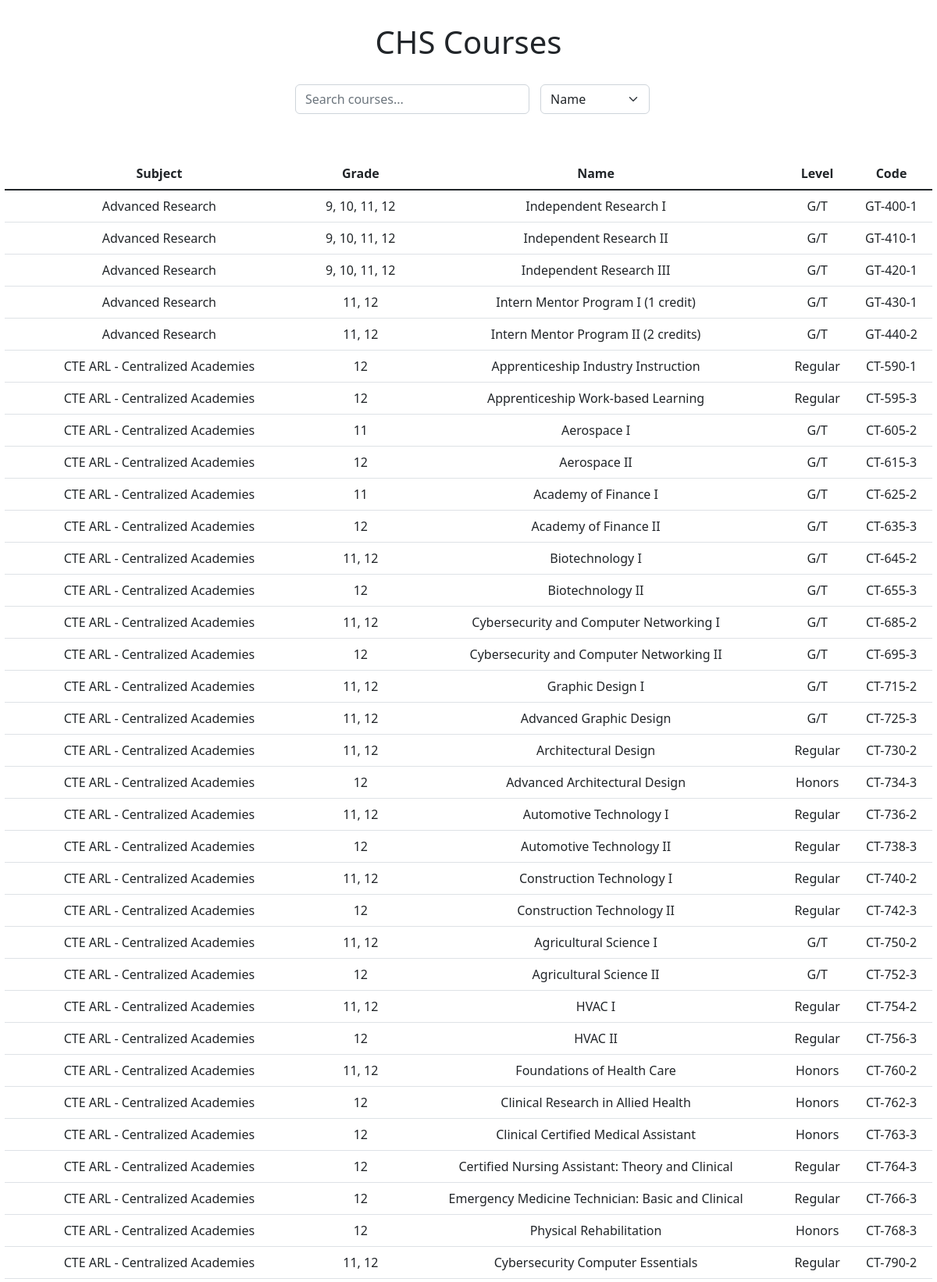
The page / (upper part) on the database its author committed.
### tables this page shows
CREATE TABLE 'chs_catalog' ('id' INTEGER NOT NULL DEFAULT 0 , 'subject' TEXT, 'grade' TEXT, 'name' TEXT, 'level' TEXT, 'code' TEXT NOT NULL, PRIMARY KEY ('id', 'code'));

### app.py (the view)
@app.route("/")
def home_page():
    conn = sqlite3.connect("courses.db")
    cursor = conn.cursor()
    cursor.execute("SELECT * FROM chs_catalog")
    rows = cursor.fetchall()
    course_catalog = {row[0]: (row[1], row[2], row[3], row[4], row[5]) for row in rows}
    conn.close()
    return render_template(
        "home_page.html", results=course_catalog, total=range(len(course_catalog))
    )

### templates/home_page.html (shortened to what this page needs)
<!DOCTYPE html>
<html lang="en">
    <head>
        <link href="/static/styles.css" rel="stylesheet">
        <link href="https://cdn.jsdelivr.net/npm/bootstrap@5.1.3/dist/css/bootstrap.min.css" rel="stylesheet">
        <link href="https://cdn.jsdelivr.net/npm/bootstrap@5.2.3/dist/css/bootstrap.min.css" rel="stylesheet">
        <link rel="stylesheet" href="https://unpkg.com/bootstrap-table@1.22.2/dist/bootstrap-table.min.css">
    </head>
    <body>
        <div id="header">
            <h1>CHS Courses</h1>
        </div>
        <div id="searchDiv">
            <input onpaste="return false" onkeyup="completeSearch()" type="text" id="searchInput" autocomplete="off" class="form-control" type="text" placeholder="Search courses...">
            <div class="mb-3" id="select">
                <select class="form-select" onchange="completeSearch()" id="categorySelect" name="category">
                    <option selected>Name</option>
                </select>
            </div>
        </div>
        <div id="display">
            <table class="table table-hover" id="courseTable" data-toggle="table" data-sort-name="0" data-sort-order="asc">
                <thead>
                    <tr>
                        <th data-sortable="true" scope="col">Subject</th>
                        <th data-sortable="true" scope="col">Grade</th>
                        <th data-sortable="true" scope="col">Name</th>
                        <th data-sortable="true" scope="col">Level</th>
                        <th data-sortable="true" scope="col">Code</th>
                    </tr>
                </thead>
                <tbody>
                    {% for i in total %}
                    <tr>
                        <td>{{ results[i][0] }}</td>
                        <td>{{ results[i][1] }}</td>
                        <td>{{ results[i][2] }}</td>
                        <td>{{ results[i][3] }}</td>
                        <td>{{ results[i][4] }}</td>
                    </tr>
                    {% endfor %}
                </tbody>
            </table>
        </div>
    </body>
</html>

### static/styles.css (style rules this page uses)
#header { text-align: center; margin-top: 30px; margin-bottom: 10px; }
#searchInput { display: inline-block; margin-top: 20px; width: 300px; }
#searchDiv { text-align: center; }
#searchDiv>* { margin-left: 10px; }
#select { display: inline-block; margin-top: 20px; width: 140px; }
#courseTable { text-align: center; overflow: hidden; margin-top: 40px; }
#display { width: 99%; margin-left: auto; margin-right: auto; margin-bottom: 30px; }
#categorySelect { outline: none; }

### rows shown on the page
chs_catalog: subject "Advanced Research", grade "9, 10, 11, 12", name "Independent Research I", level "G/T", code "GT-400-1"
chs_catalog: subject "Advanced Research", grade "9, 10, 11, 12", name "Independent Research II", level "G/T", code "GT-410-1"
chs_catalog: subject "Advanced Research", grade "9, 10, 11, 12", name "Independent Research III", level "G/T", code "GT-420-1"
chs_catalog: subject "Advanced Research", grade "11, 12", name "Intern Mentor Program I (1 credit)", level "G/T", code "GT-430-1"
chs_catalog: subject "Advanced Research", grade "11, 12", name "Intern Mentor Program II (2 credits)", level "G/T", code "GT-440-2"
chs_catalog: subject "CTE ARL - Centralized Academies", grade "12", name "Apprenticeship Industry Instruction", level "Regular", code "CT-590-1"
chs_catalog: subject "CTE ARL - Centralized Academies", grade "12", name "Apprenticeship Work-based Learning", level "Regular", code "CT-595-3"
chs_catalog: subject "CTE ARL - Centralized Academies", grade "11", name "Aerospace I", level "G/T", code "CT-605-2"
chs_catalog: subject "CTE ARL - Centralized Academies", grade "12", name "Aerospace II", level "G/T", code "CT-615-3"
chs_catalog: subject "CTE ARL - Centralized Academies", grade "11", name "Academy of Finance I", level "G/T", code "CT-625-2"
chs_catalog: subject "CTE ARL - Centralized Academies", grade "12", name "Academy of Finance II", level "G/T", code "CT-635-3"
chs_catalog: subject "CTE ARL - Centralized Academies", grade "11, 12", name "Biotechnology I", level "G/T", code "CT-645-2"
chs_catalog: subject "CTE ARL - Centralized Academies", grade "12", name "Biotechnology II", level "G/T", code "CT-655-3"
chs_catalog: subject "CTE ARL - Centralized Academies", grade "11, 12", name "Cybersecurity and Computer Networking I", level "G/T", code "CT-685-2"
chs_catalog: subject "CTE ARL - Centralized Academies", grade "12", name "Cybersecurity and Computer Networking II", level "G/T", code "CT-695-3"
chs_catalog: subject "CTE ARL - Centralized Academies", grade "11, 12", name "Graphic Design I", level "G/T", code "CT-715-2"
chs_catalog: subject "CTE ARL - Centralized Academies", grade "11, 12", name "Advanced Graphic Design", level "G/T", code "CT-725-3"
chs_catalog: subject "CTE ARL - Centralized Academies", grade "11, 12", name "Architectural Design", level "Regular", code "CT-730-2"
chs_catalog: subject "CTE ARL - Centralized Academies", grade "12", name "Advanced Architectural Design", level "Honors", code "CT-734-3"
chs_catalog: subject "CTE ARL - Centralized Academies", grade "11, 12", name "Automotive Technology I", level "Regular", code "CT-736-2"
chs_catalog: subject "CTE ARL - Centralized Academies", grade "12", name "Automotive Technology II", level "Regular", code "CT-738-3"
chs_catalog: subject "CTE ARL - Centralized Academies", grade "11, 12", name "Construction Technology I", level "Regular", code "CT-740-2"
chs_catalog: subject "CTE ARL - Centralized Academies", grade "12", name "Construction Technology II", level "Regular", code "CT-742-3"
chs_catalog: subject "CTE ARL - Centralized Academies", grade "11, 12", name "Agricultural Science I", level "G/T", code "CT-750-2"
chs_catalog: subject "CTE ARL - Centralized Academies", grade "12", name "Agricultural Science II", level "G/T", code "CT-752-3"
chs_catalog: subject "CTE ARL - Centralized Academies", grade "11, 12", name "HVAC I", level "Regular", code "CT-754-2"
chs_catalog: subject "CTE ARL - Centralized Academies", grade "12", name "HVAC II", level "Regular", code "CT-756-3"
chs_catalog: subject "CTE ARL - Centralized Academies", grade "11, 12", name "Foundations of Health Care", level "Honors", code "CT-760-2"
chs_catalog: subject "CTE ARL - Centralized Academies", grade "12", name "Clinical Research in Allied Health", level "Honors", code "CT-762-3"
chs_catalog: subject "CTE ARL - Centralized Academies", grade "12", name "Clinical Certified Medical Assistant", level "Honors", code "CT-763-3"
chs_catalog: subject "CTE ARL - Centralized Academies", grade "12", name "Certified Nursing Assistant: Theory and Clinical", level "Regular", code "CT-764-3"
chs_catalog: subject "CTE ARL - Centralized Academies", grade "12", name "Emergency Medicine Technician: Basic and Clinical", level "Regular", code "CT-766-3"
chs_catalog: subject "CTE ARL - Centralized Academies", grade "12", name "Physical Rehabilitation", level "Honors", code "CT-768-3"
chs_catalog: subject "CTE ARL - Centralized Academies", grade "11, 12", name "Cybersecurity Computer Essentials", level "Regular", code "CT-790-2"
